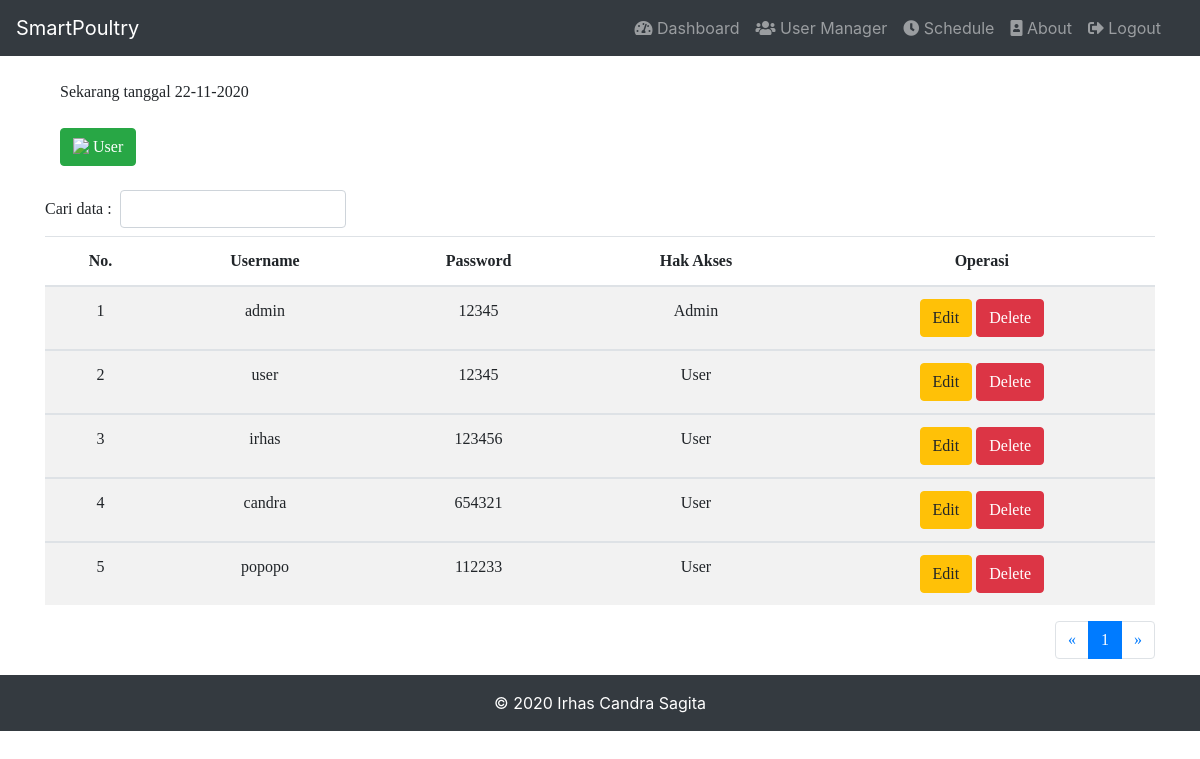
/admin/view-data-user.php (signed in), run on the app's committed database.
### tables this page shows
CREATE TABLE `user` (
  `id_user` int(50) NOT NULL,
  `username` varchar(30) NOT NULL,
  `password` varchar(50) NOT NULL,
  `is_admin` tinyint(1) NOT NULL
);

### admin/view-data-user.php (the view, shortened to what this page needs)
<?php
include_once('../include/header_admin.php');
include_once('../include/nav_admin.php');
include_once '../include/koneksi.php';
$no=0;
$sql = ("SELECT user.id_user, user.username, user.password, user.is_admin FROM user");
$sql_count = "SELECT COUNT(*) FROM user";
$result_count = mysqli_query($conn, $sql_count);
$count = 0;
if ($result_count) {
    $r_data = mysqli_fetch_row($result_count);
    $count = $r_data[0];
}
$per_page = 10;
$num_page = ceil($count / $per_page);
$limit = $per_page;
if (isset($_GET['page'])) {
    $page = $_GET['page'];
    $offset = ($page - 1) * $per_page;
} else {
    $offset = 0;
    $page = 1;
}
$sql .= " LIMIT {$offset}, {$limit}";
$result = mysqli_query($conn, $sql);
?>
<div class="container cursive">
    <div class="col-sm-3">
        <?php
            echo "<br>";
            echo "Sekarang tanggal ".date('d-m-Y');
        ?>
    </div>
	<br>
    <div class="col-sm-3">
    <a href="add-user.php" class="btn btn-success"><img src="../assets/images/add.png"  style = "width: 15px; padding-bottom: 5px" /> User</a>
    </div>
    <br>
	<form class="form-inline" action="" method="get">
			<label for="q" class="mb-2 mr-sm-2">Cari data : </label>
			<input type="text" id="q" name="q" class="form-control mb-2 mr-sm-2" >
	</form>
	<table class="table table-striped" style="text-align: center">
        <thead>
            <tr>
 	 		    <th>No.</th>
 	 		    <th>Username</th>
			    <th>Password</th>
			    <th>Hak Akses</th>
                <th>Operasi</th>
 	 	    </tr>
        </thead>
 	 	<?php while($row = mysqli_fetch_array($result)): ?>
 	 	<?php $no++ ?>
        <tbody id="mytable">
 	 		<tr>
 	 			<td><?php echo $no; ?></td>
 	 			<td><?php echo $row['username'];?></td>
 	 			<td><?php echo $row['password'];?></td>
 	 			<td><?php if($row['is_admin'] == 1){echo 'Admin';}else{echo 'User';};?></td>
 	 			<td>
                  <a class="btn btn-warning" href="edit-user.php?id=<?php echo $row['id_user'];?>">Edit</a>
                  <a class="btn btn-danger" onclick="return confirm('Yakin akan menghapus user ini?');" href="delete-user.php?id=<?php echo $row['id_user'];?>">Delete</a>
                </td>
 	 		</tr>
 	 		<?php endwhile; ?>
        </tbody>
 	</table>
 	<ul class="pagination justify-content-end">
        <li class="page-item"><a class="page-link" href="?page=<?php if ($page > 1){
            $pagep = $page-1;
        }else{
            $pagep= $page;
        }
        echo $pagep; ?>">&laquo;</a></li>
        <?php for ($i=1; $i <= $num_page; $i++) {
            $link = "?page={$i}";
                $class = ($page == $i ? 'active' : '');
                echo "<li class=\"page-item {$class}\"><a class=\"page-link\" href=\"{$link}\">{$i}</a></li>";
            } ?>
        <li class="page-item"><a class="page-link" href="?page=<?php if ($page < $num_page){
            $pagen = $page+1;
        }else{
            $pagen= $page;
        }
        echo $pagen; ?>">&raquo;</a></li>
    </ul>
</div>
<?php
include_once('../include/footer.php');
 ?>

### include/header_admin.php (style rules this page uses)
.cursive { font-family: cursive; }

### data on the page
user: username "admin", password "12345", is_admin "Admin"
user: username "user", password "12345", is_admin "User"
user: username "irhas", password "123456", is_admin "User"
user: username "candra", password "654321", is_admin "User"
user: username "popopo", password "112233", is_admin "User"
